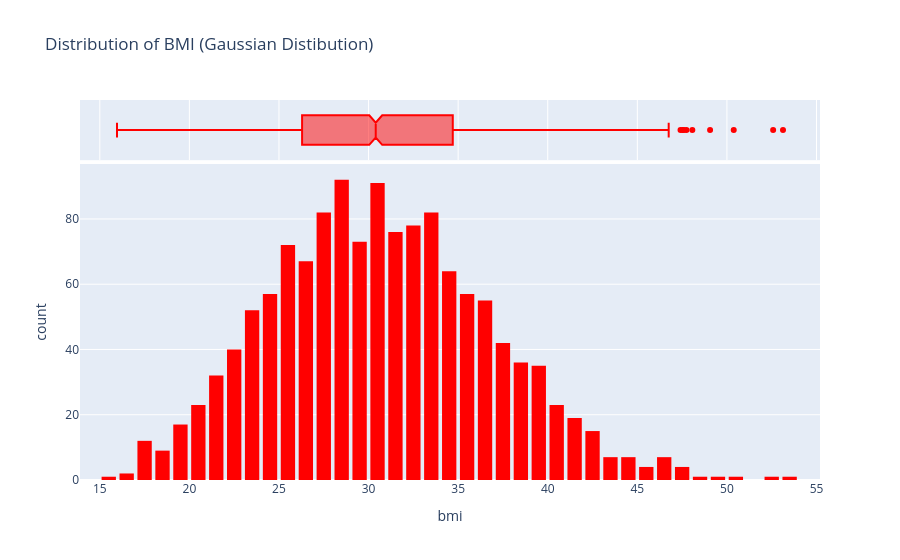

Notebook code for this chart:
### Code cell
fig = px.histogram(medical_df, x = 'bmi',
                       marginal = 'box', color_discrete_sequence = ['red'],
                       title = 'Distribution of BMI (Gaussian Distibution)')
fig.update_layout(bargap = 0.2)
fig.show()

### Figure 1 — Plotly figure (JSON) as saved in the notebook; plotly's stock layout.template omitted (floating-point values rounded to 4 significant figures; data arrays with more than 128 entries replaced by an {"elided": "..."} marker saying what was removed)
{"data": [{"bingroup": "x", "hovertemplate": "bmi=%{x}<br>count=%{y}<extra></extra>", "legendgroup": "", "marker": {"color": "red", "pattern": {"shape": ""}}, "name": "", "orientation": "v", "showlegend": false, "type": "histogram", "x": {"elided": "1338 float values"}, "xaxis": "x", "yaxis": "y"}, {"hovertemplate": "bmi=%{x}<extra></extra>", "legendgroup": "", "marker": {"color": "red"}, "name": "", "notched": true, "showlegend": false, "type": "box", "x": {"elided": "1338 float values"}, "xaxis": "x2", "yaxis": "y2"}], "layout": {"bargap": 0.2, "barmode": "relative", "legend": {"tracegroupgap": 0}, "title": {"text": "Distribution of BMI (Gaussian Distibution)"}, "xaxis": {"anchor": "y", "domain": [0, 1], "title": {"text": "bmi"}}, "xaxis2": {"anchor": "y2", "domain": [0, 1], "matches": "x", "showgrid": true, "showticklabels": false}, "yaxis": {"anchor": "x", "domain": [0, 0.8316], "title": {"text": "count"}}, "yaxis2": {"anchor": "x2", "domain": [0.8416, 1], "matches": "y2", "showgrid": false, "showline": false, "showticklabels": false, "ticks": ""}}}
